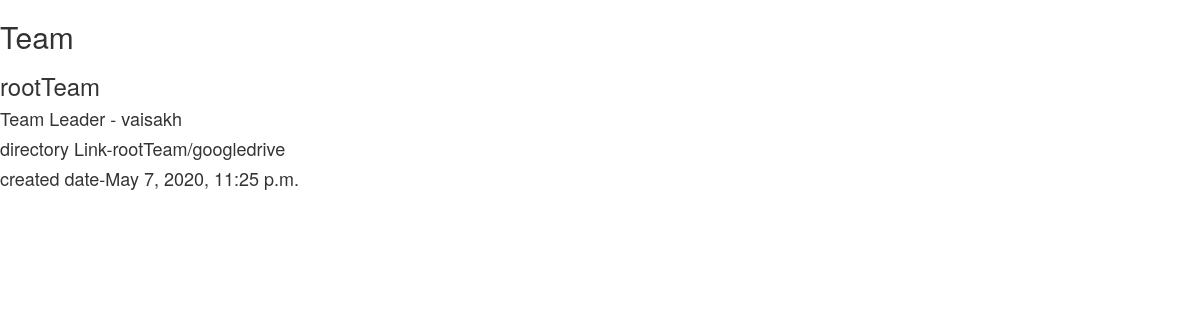
Screenshot of /team/rootTeam/view/ (signed in) with the database file from the repository.
### team/models.py (models this page shows, shortened)
class Team(models.Model):
	teamName = models.CharField(primary_key=True,max_length=200)
	teamLeader = models.ForeignKey(User,on_delete=models.CASCADE)
	directoryLink = models.CharField(unique=True,max_length=200)
	created_date = models.DateTimeField(default=timezone.now)

### tcs/decorators.py (the view)
    def wrap(request, *args, **kwargs):
        member = TeamMember.objects.filter(Q(teamName = kwargs['team'] ) & Q(userName = request.user ))
        if member:
            return function(request, *args, **kwargs)
        else:
            raise PermissionDenied

### team/views.py (called while the page is built)
@login_required
@userIsMember
def viewTeam(request,team):
	team = models.Team.objects.get(teamName=team)
	return render(request, 'viewTeam.html', {'team': team})

### team/templates/viewTeam.html (shortened to what this page needs)
<html>
<head>
	<link rel="stylesheet" href="https://maxcdn.bootstrapcdn.com/bootstrap/3.4.0/css/bootstrap.min.css">
</head>
<body>
<h2>Team</h2>
<h3>{{team.teamName}}</h3>
<h4>Team Leader - {{team.teamLeader}}</h4>
<h4>directory Link-{{team.directoryLink}}</h4>
<h4>created date-{{team.created_date}}</h4>
</body>
</html>

### rows the page displays
Team: teamName "rootTeam", teamLeader "vaisakh", directoryLink "rootTeam/googledrive", created_date "May 7, 2020, 11:25 p.m."
